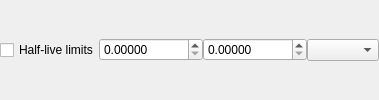
                  <widget class="QFrame" name="frame_24">
                   <property name="frameShape">
                    <enum>QFrame::NoFrame</enum>
                   </property>
                   <property name="frameShadow">
                    <enum>QFrame::Raised</enum>
                   </property>
                   <layout class="QHBoxLayout" name="horizontalLayout_21">
                    <property name="leftMargin">
                     <number>0</number>
                    </property>
                    <property name="topMargin">
                     <number>0</number>
                    </property>
                    <property name="rightMargin">
                     <number>0</number>
                    </property>
                    <property name="bottomMargin">
                     <number>0</number>
                    </property>
                    <item>
                     <widget class="QFrame" name="frame_26">
                      <property name="frameShape">
                       <enum>QFrame::NoFrame</enum>
                      </property>
                      <property name="frameShadow">
                       <enum>QFrame::Raised</enum>
                      </property>
                      <layout class="QHBoxLayout" name="horizontalLayout_25">
                       <property name="spacing">
                        <number>0</number>
                       </property>
                       <property name="leftMargin">
                        <number>0</number>
                       </property>
                       <property name="topMargin">
                        <number>0</number>
                       </property>
                       <property name="rightMargin">
                        <number>0</number>
                       </property>
                       <property name="bottomMargin">
                        <number>0</number>
                       </property>
                       <item>
                        <widget class="QCheckBox" name="checkBoxHalflivesNucl">
                         <property name="toolTip">
                          <string>&lt;html&gt;&lt;head/&gt;&lt;body&gt;&lt;p&gt;Filter the radionuclides to be classified according to half-life min and max limits.&lt;/p&gt;&lt;/body&gt;&lt;/html&gt;</string>
                         </property>
                         <property name="text">
                          <string>Half-live limits</string>
                         </property>
                        </widget>
                       </item>
                       <item>
                        <widget class="QDoubleSpinBox" name="doubleSpinBoxMinHalflives">
                         <property name="toolTip">
                          <string>&lt;html&gt;&lt;head/&gt;&lt;body&gt;&lt;p&gt;Add min value of the half-life&lt;/p&gt;&lt;/body&gt;&lt;/html&gt;</string>
                         </property>
                         <property name="decimals">
                          <number>5</number>
                         </property>
                         <property name="maximum">
                          <double>1000000000.000000000000000</double>
                         </property>
                        </widget>
                       </item>
                       <item>
                        <widget class="QDoubleSpinBox" name="doubleSpinBoxMaxHalflives">
                         <property name="toolTip">
                          <string>&lt;html&gt;&lt;head/&gt;&lt;body&gt;&lt;p&gt;Add max value of the half-life&lt;/p&gt;&lt;/body&gt;&lt;/html&gt;</string>
                         </property>
                         <property name="decimals">
                          <number>5</number>
                         </property>
                         <property name="maximum">
                          <double>1000000000.000000000000000</double>
                         </property>
                        </widget>
                       </item>
                       <item>
                        <widget class="QComboBox" name="comboBoxPeriodUnit"/>
                       </item>
                      </layout>
                     </widget>
                    </item>
                   </layout>
                  </widget>
